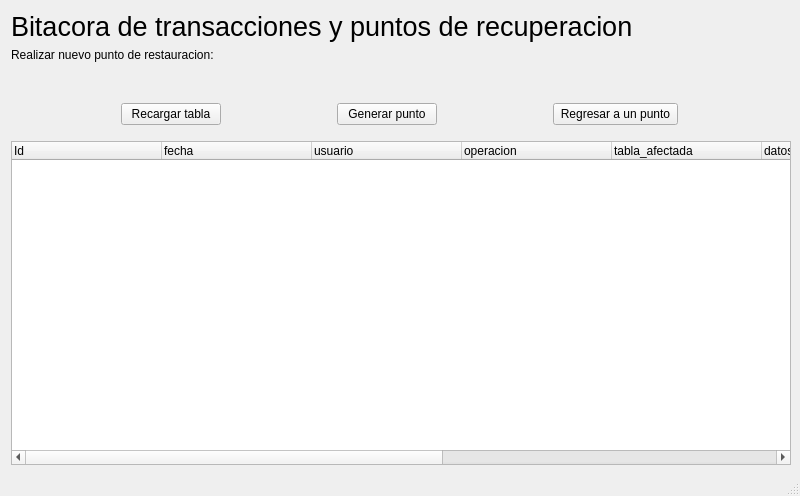
<?xml version="1.0" encoding="UTF-8"?>
<ui version="4.0">
 <class>MainWindow</class>
 <widget class="QMainWindow" name="MainWindow">
  <property name="geometry">
   <rect>
    <x>0</x>
    <y>0</y>
    <width>800</width>
    <height>496</height>
   </rect>
  </property>
  <property name="windowTitle">
   <string>MainWindow</string>
  </property>
  <widget class="QWidget" name="centralwidget">
   <layout class="QVBoxLayout" name="verticalLayout_2">
    <property name="leftMargin">
     <number>11</number>
    </property>
    <property name="topMargin">
     <number>11</number>
    </property>
    <property name="rightMargin">
     <number>9</number>
    </property>
    <item>
     <layout class="QVBoxLayout" name="verticalLayout">
      <property name="bottomMargin">
       <number>25</number>
      </property>
      <item>
       <widget class="QLabel" name="title_label">
        <property name="font">
         <font>
          <pointsize>20</pointsize>
         </font>
        </property>
        <property name="layoutDirection">
         <enum>Qt::LeftToRight</enum>
        </property>
        <property name="text">
         <string>Bitacora de transacciones y puntos de recuperacion</string>
        </property>
       </widget>
      </item>
      <item>
       <widget class="QLabel" name="label_2">
        <property name="text">
         <string>Realizar nuevo punto de restauracion: </string>
        </property>
       </widget>
      </item>
     </layout>
    </item>
    <item>
     <layout class="QHBoxLayout" name="horizontalLayout">
      <property name="topMargin">
       <number>10</number>
      </property>
      <property name="bottomMargin">
       <number>10</number>
      </property>
      <item>
       <widget class="QPushButton" name="reload">
        <property name="minimumSize">
         <size>
          <width>100</width>
          <height>0</height>
         </size>
        </property>
        <property name="maximumSize">
         <size>
          <width>100</width>
          <height>16777215</height>
         </size>
        </property>
        <property name="text">
         <string>Recargar tabla</string>
        </property>
       </widget>
      </item>
      <item>
       <widget class="QPushButton" name="new_point">
        <property name="maximumSize">
         <size>
          <width>100</width>
          <height>16777215</height>
         </size>
        </property>
        <property name="text">
         <string>Generar punto</string>
        </property>
       </widget>
      </item>
      <item>
       <widget class="QPushButton" name="return_point">
        <property name="maximumSize">
         <size>
          <width>125</width>
          <height>16777215</height>
         </size>
        </property>
        <property name="text">
         <string>Regresar a un punto</string>
        </property>
       </widget>
      </item>
     </layout>
    </item>
    <item>
     <widget class="QTableWidget" name="tableWidget">
      <attribute name="horizontalHeaderMinimumSectionSize">
       <number>50</number>
      </attribute>
      <attribute name="horizontalHeaderDefaultSectionSize">
       <number>150</number>
      </attribute>
      <attribute name="horizontalHeaderStretchLastSection">
       <bool>true</bool>
      </attribute>
      <attribute name="verticalHeaderVisible">
       <bool>false</bool>
      </attribute>
      <column>
       <property name="text">
        <string>Id</string>
       </property>
       <property name="textAlignment">
        <set>AlignLeading|AlignVCenter</set>
       </property>
      </column>
      <column>
       <property name="text">
        <string>fecha</string>
       </property>
       <property name="textAlignment">
        <set>AlignLeading|AlignVCenter</set>
       </property>
      </column>
      <column>
       <property name="text">
        <string>usuario</string>
       </property>
       <property name="textAlignment">
        <set>AlignLeading|AlignVCenter</set>
       </property>
      </column>
      <column>
       <property name="text">
        <string>operacion</string>
       </property>
       <property name="textAlignment">
        <set>AlignLeading|AlignVCenter</set>
       </property>
      </column>
      <column>
       <property name="text">
        <string>tabla_afectada</string>
       </property>
       <property name="textAlignment">
        <set>AlignLeading|AlignVCenter</set>
       </property>
      </column>
      <column>
       <property name="text">
        <string>datos</string>
       </property>
       <property name="textAlignment">
        <set>AlignLeading|AlignVCenter</set>
       </property>
      </column>
      <column>
       <property name="text">
        <string>estado</string>
       </property>
       <property name="textAlignment">
        <set>AlignLeading|AlignVCenter</set>
       </property>
      </column>
      <column>
       <property name="text">
        <string>comentario</string>
       </property>
       <property name="textAlignment">
        <set>AlignLeading|AlignVCenter</set>
       </property>
      </column>
      <column>
       <property name="text">
        <string>punto_recuperacion</string>
       </property>
       <property name="textAlignment">
        <set>AlignLeading|AlignVCenter</set>
       </property>
      </column>
     </widget>
    </item>
   </layout>
  </widget>
  <widget class="QMenuBar" name="menubar">
   <property name="geometry">
    <rect>
     <x>0</x>
     <y>0</y>
     <width>800</width>
     <height>22</height>
    </rect>
   </property>
  </widget>
  <widget class="QStatusBar" name="statusbar"/>
 </widget>
 <resources/>
 <connections/>
</ui>
